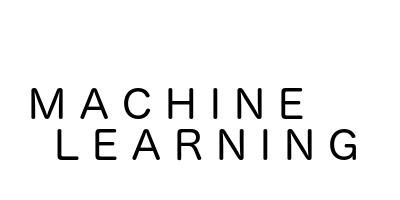
#> input picture TestImage/Machine.jpg, 400 x 200 px
$ python main.py   (older library calls are emulated)
#> lines starting #> are read from the running program, lines starting #| are printed output that depends on the picture; after the words box and inside, x2 and y2 are one past the last pixel; in counts of white or black regions, pixels touching at a corner belong together
### ImageInput.py
import numpy as np
from skimage.io import imread
from skimage.filter import threshold_otsu
from skimage.transform import resize
import pickle as cPickle
from matplotlib import pyplot as plt
from skimage.morphology import closing, square
from skimage.measure import regionprops
from skimage import restoration
from skimage import measure
from skimage.color import label2rgb
import matplotlib.patches as mpatches

class ImageInput():
    #class dealing with User Image input.
    #the methods provided are finalized to process the image and return the text contained in it.

    def __init__(self, image_file):
#> called with image_file = 'TestImage/Machine.jpg'
        self.image = imread(image_file, as_grey=True)
#> self.image is the input picture: shape (200, 400) float64; min 0, max 1, mean 0.949
        self.preprocess_image()


    def preprocess_image(self):
        image = restoration.denoise_tv_chambolle(self.image, weight=0.2)
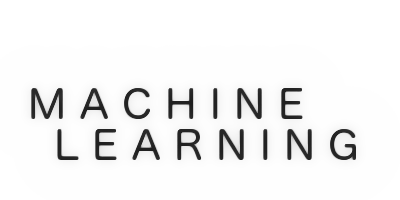
#> image: shape (200, 400) float64; min 0.116, max 1, mean 0.949
        thresh = threshold_otsu(image)
#> thresh = 0.604
        self.bw = closing(image < thresh, square(2))
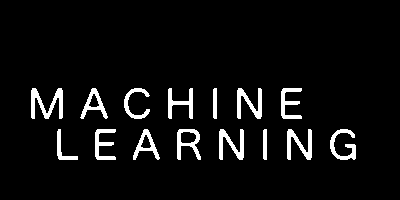
#> self.bw: shape (200, 400) bool; 5.5% white; 15 white regions, largest, box (x1, y1, x2, y2) and area: (31, 88, 63, 119) 463, (237, 88, 262, 119) 368, (219, 129, 244, 160) 368
        self.cleared = self.bw.copy()
        return self.cleared


    def get_text_processed_image(self):
        label_image = measure.label(self.cleared)
        borders = np.logical_xor(self.bw, self.cleared)
        label_image[borders] = -1

        coordinates = []
        i=0

        for region in regionprops(label_image):
            if region.area > 10:
                minr, minc, maxr, maxc = region.bbox
                margin = 3
                minr, minc, maxr, maxc = minr-margin, minc-margin, maxr+margin, maxc+margin
                roi = self.image[minr:maxr, minc:maxc]
                if roi.shape[0]*roi.shape[1] == 0:
                    continue
                else:
                    if i==0:
                        samples = resize(roi, (20,20))
                        coordinates.append(region.bbox)
                        i+=1
                    elif i==1:
                        roismall = resize(roi, (20,20))
                        samples = np.concatenate((samples[None,:,:], roismall[None,:,:]), axis=0)
                        coordinates.append(region.bbox)
                        i+=1
                    else:
                        roismall = resize(roi, (20,20))
                        samples = np.concatenate((samples[:,:,:], roismall[None,:,:]), axis=0)
                        coordinates.append(region.bbox)

        self.candidates = {
                    'fullscale': samples,
                    'flattened': samples.reshape((samples.shape[0], -1)),
                    'coordinates': np.array(coordinates)
                    }

        print 'Contour Detection'
        print 'Fullscale: ', self.candidates['fullscale'].shape
        print 'Flattened: ', self.candidates['flattened'].shape
        print 'Contour Coordinates: ', self.candidates['coordinates'].shape
        print '============================================================'

        return self.candidates


    def select_text_among_candidates(self, model_filename2):
        with open(model_filename2, 'rb') as fin:
            model = cPickle.load(fin)

        is_text = model.predict(self.candidates['flattened'])

        self.to_be_classified = {
                                 'fullscale': self.candidates['fullscale'][is_text == '1'],
                                 'flattened': self.candidates['flattened'][is_text == '1'],
                                 'coordinates': self.candidates['coordinates'][is_text == '1']
                                 }

        print 'Images After Text Detection'
        print 'Fullscale: ', self.to_be_classified['fullscale'].shape
        print 'Flattened: ', self.to_be_classified['flattened'].shape
        print 'Contour Coordinates: ', self.to_be_classified['coordinates'].shape
        print 'Rectangles Identified as NOT containing Text '+str(self.candidates['coordinates'].shape[0]-self.to_be_classified['coordinates'].shape[0])+' out of '+str(self.candidates['coordinates'].shape[0])
        print '============================================================'


        return self.to_be_classified


    # [39 lines left out: functions classify_text, realign_text, not called in this run]


    def plot_to_check(self, what_to_plot, title):
        n_images = what_to_plot['fullscale'].shape[0]

        fig = plt.figure(figsize=(12, 12))

        if n_images <=100:
            if n_images < 100:
                total = range(n_images)
            elif n_images == 100:
                total = range(100)

            for i in total:
                ax = fig.add_subplot(10, 10, i + 1, xticks=[], yticks=[])
                ax.imshow(what_to_plot['fullscale'][i], cmap="Greys_r")
                if 'predicted_char' in what_to_plot:
                    ax.text(-6, 8, str(what_to_plot['predicted_char'][i]), fontsize=22, color='red')
            plt.suptitle(title, fontsize=20)
            plt.show()
        else:
            total = list(np.random.choice(n_images, 100))
            for i, j in enumerate(total):
                ax = fig.add_subplot(10, 10, i + 1, xticks=[], yticks=[])
                ax.imshow(what_to_plot['fullscale'][j], cmap="Greys_r")
                if 'predicted_char' in what_to_plot:
                    ax.text(-6, 8, str(what_to_plot['predicted_char'][j]), fontsize=22, color='red')
            plt.suptitle(title, fontsize=20)
            plt.show()


    def plot_preprocessed_image(self):
        image = restoration.denoise_tv_chambolle(self.image, weight=0.21)
        thresh = threshold_otsu(image)
#> thresh = 0.599
        bw = closing(image < thresh, square(2))
#> bw: shape (200, 400) bool; 5.6% white; 15 white regions, largest, box (x1, y1, x2, y2) and area: (31, 88, 63, 119) 465, (237, 88, 262, 119) 368, (219, 129, 244, 160) 368
        cleared = bw.copy()

        label_image = measure.label(cleared)
#> label_image: shape (200, 400) int32; 16 distinct labels, from 0 to 15
        borders = np.logical_xor(bw, cleared)
#> borders: shape (200, 400) bool; every value is 0

        label_image[borders] = 0
        image_label_overlay = label2rgb(label_image, image=image)
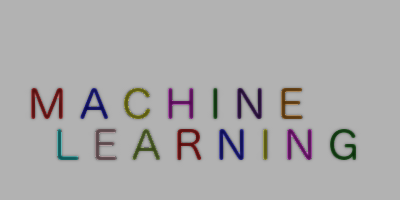
#> image_label_overlay: shape (200, 400, 3) float64; mean R, G, B 0.674, 0.669, 0.672

        fig, ax = plt.subplots(ncols=1, nrows=1, figsize=(12, 12))
        ax.imshow(image_label_overlay)

        for region in regionprops(label_image):
            if region.area < 10:
                continue

            minr, minc, maxr, maxc = region.bbox
            rect = mpatches.Rectangle((minc, minr), maxc - minc, maxr - minr,
                                      fill=False, edgecolor='red', linewidth=2)
            ax.add_patch(rect)
#> this loop made 15 passes
#> (minr, minc, maxr, maxc) on passes 1 to 12: (88, 31, 119, 63), (88, 80, 119, 108), (88, 124, 119, 150), (88, 168, 119, 193), (88, 213, 119, 217), (88, 237, 119, 262), (88, 281, 119, 302), (129, 57, 160, 78), (129, 95, 160, 116), (129, 132, 160, 160), (129, 177, 160, 201), (129, 219, 160, 244)

        plt.show()
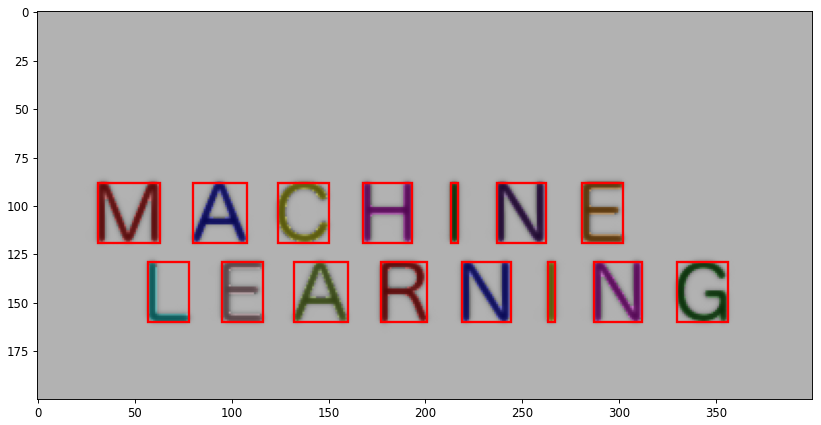
#> figure drawn by matplotlib, 1 panel


### main.py
from ImageInput import ImageInput
import sys

if __name__ == '__main__':

    # creates instance of class and loads image
    image_input = ImageInput('TestImage/Machine.jpg')
    # plots preprocessed imae
    image_input.plot_preprocessed_image()
    # detects objects in preprocessed image
    candidates = image_input.get_text_processed_image()
#> in get_text_processed_image, `label_image = measure.label(self.cleared)`: label_image: shape (200, 400) int32; 16 distinct labels, from 0 to 15
#> the loop in get_text_processed_image, `for region in regionprops(label_image):` made 15 passes
#> (minr, minc, maxr, maxc, i) on passes 1 to 2: (85, 28, 122, 66, 1), (85, 77, 122, 111, 2)
#> (minr, minc, maxr, maxc) on passes 3 to 8: (85, 121, 122, 153), (85, 165, 122, 196), (85, 210, 122, 220), (85, 234, 122, 265), (85, 278, 122, 305), (126, 54, 163, 81)
#> pass 1, in get_text_processed_image, `samples = resize(roi, (20,20))`:
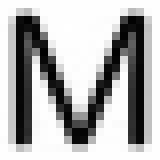
#> samples: shape (20, 20) float64 (shown 8 times larger); min 0.00817, max 1, mean 0.696
#> after the loop in get_text_processed_image, `for region in regionprops(label_image):`:
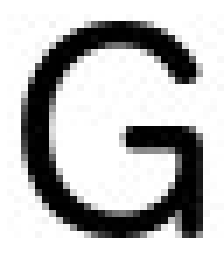
#> roi: shape (37, 32) float64 (shown 7 times larger); min 0, max 1, mean 0.735
#> after the loop in get_text_processed_image, `for region in regionprops(label_image):`: coordinates = 15 items, first 6: (88, 31, 119, 63), (88, 80, 119, 108), (88, 124, 119, 150), (88, 168, 119, 193), (88, 213, 119, 217), (88, 237, 119, 262); i = 2
#| Fullscale:  (15, 20, 20)
#| Flattened:  (15, 400)
#| Contour Coordinates:  (15, 4)
#> candidates = 3 items
    # plots objects detected
    image_input.plot_to_check(candidates, 'Total Objects Detected')
#> in plot_to_check, `plt.show()`:
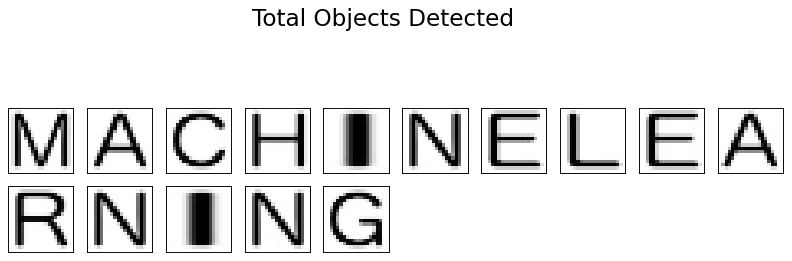
#> figure drawn by matplotlib, 15 panels
    # selects objects containing text
    maybe_text = image_input.select_text_among_candidates('linearsvc-train-textvsothers.pickle')
#> (reads linearsvc-train-textvsothers.pickle from the repository)
#> (the run stopped early here; a loop or call above may not have finished)
